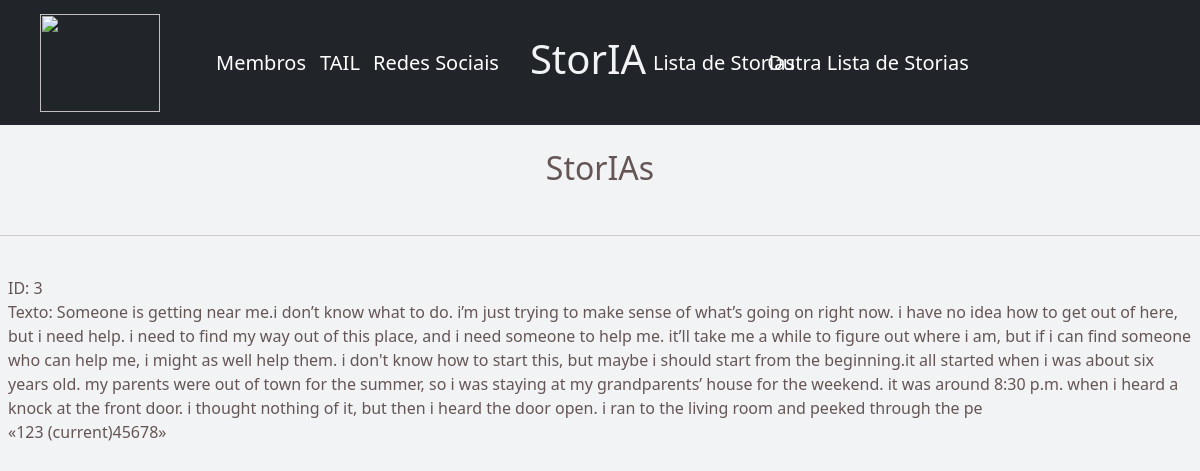
/storias/?page=3, run on the app's committed database.
### modelo/models.py (models this page shows, shortened)
class Story(models.Model):
    SIZE_CHOICES = (('Small', 50), ('Medium', 100), ('Big', 200))
    TEMPERATURE_CHOICES = (('Default', 1.0), ('Creative', 1.2), ('Very Creative', 1.5))
    example = models.TextField()
    size = models.IntegerField(choices=SIZE_CHOICES)
    temperature = models.FloatField(choices=TEMPERATURE_CHOICES)

### modelo/views.py (the view)
# urls.py: path('storias/', views.load_storia, name='storias'),
def load_storia(request):
  all_records = models.Story.objects.all()
  page = request.GET.get('page', 1)
  paginator = Paginator(all_records, 1)
  try:
    records = paginator.page(page)
  except PageNotAnInteger:
    records = paginator.page(page)
  except EmptyPage:
    records = paginator.page(page)
  return render(request, 'modelo/storias.html', {'records': records})

### modelo/templates/modelo/storias.html (shortened to what this page needs)
{% load static %}
<!doctype html>
<html lang="en">
  <head>
    <link href="https://cdn.jsdelivr.net/npm/bootstrap@5.0.1/dist/css/bootstrap.min.css" rel="stylesheet">
    <link href="{% static 'modelo/global.css' %}" type="text/css" rel="stylesheet">
  </head>
  <body>
    <nav class="navbar navbar-dark bg-dark">
      <div class="container-fluid row">
        <div class="col-2 centralize">
          <a class="navbar-brand" href="{% url 'index' %}">
              <img src="https://github.com/TailUFPB.png" alt="" width="120" height="98" class="d-inline-block align-text-top">
          </a>
        </div>
        <div class="col-1">
          <a class="navbar-brand" href="{% url 'members' %}">
              <span class="d-inline-block align-text-top">Membros</span>
          </a>
        </div>
        <div class="col-1 centralize">
          <a class="navbar-brand" href="https://aria.ci.ufpb.br/tail/">
              <span class="d-inline-block align-text-top">TAIL</span>
          </a>
        </div>
        <div class="col-1 centralize">
          <a class="navbar-brand" href="{% url 'social'%}">
              <span class="d-inline-block align-text-top">Redes Sociais</span>
          </a>
        </div>
        <div class="col centralize">
            <h1 ><a href="{% url 'index' %}">StorIA</a> </h1> <br>
        </div>
        <div class="col-1 centralize">
          <a class="navbar-brand" href="{% url 'storias' %}">
              <span class="d-inline-block align-text-top">Lista de Storias</span>
          </a>
        </div>
        <div class="col-2 centralize">
          <a class="navbar-brand" href="{% url 'storiaspage' %}">
              <span class="d-inline-block align-text-top">Outra Lista de Storias</span>
          </a>
        </div>
  </nav>
    <br>
    <div class="row centralize no-marginLR">
      <div class="col centralize">
        <h2>StorIAs</h2>
      </div>
    </div>
    <br> <hr> <br>
    <div class="row px-2 no-marginLR">
        <div class="col">
          {% for story in records %}
              ID: {{ story.id }}
              <br>
              Texto: {{ story.example }}
          {% endfor %}
          {% if records.has_other_pages %}
            <ul class="pagination">
              {% if records.has_previous %}
                <li><a href="?page={{ records.previous_page_number }}">&laquo;</a></li>
              {% else %}
                <li class="disabled"><span>&laquo;</span></li>
              {% endif %}
              {% for i in records.paginator.page_range %}
                {% if records.number == i %}
                  <li class="active"><span>{{ i }} <span class="sr-only">(current)</span></span></li>
                {% else %}
                  <li><a href="?page={{ i }}">{{ i }}</a></li>
                {% endif %}
              {% endfor %}
              {% if records.has_next %}
                <li><a href="?page={{ records.next_page_number }}">&raquo;</a></li>
              {% else %}
                <li class="disabled"><span>&raquo;</span></li>
              {% endif %}
            </ul>
          {% endif %}
        </div>
    </div>
  </body>
</html>

### modelo/static/modelo/global.css (style rules this page uses)
* { padding: 0; margin:0; box-sizing: border-box; }
:root { --white: #fff; --background: #F2F3F5; --gray-line: #DCDDE0; --text: #655555; --text-highlight: #B3B9FF; --title: #2E384D; --red: #E83F5B; --green: #4CD62B; --blue: #5965E0; --blue-dark: #4953B8; --blue-twitter: #2AA9E0; }
body { background: var(--background); color: var(--text); }
h1 { font: 400 83px, "Varela Round", sans-serif; color: var(--background); }
a { color:inherit; text-decoration: none; }
.centralize { display: flex; text-align: center; justify-content: center; }
.no-marginLR { background: rgba(255, 0, 0, 0); }

### data on the page
Story: id "3", example "Someone is getting near me.i don’t know what to do. i’m just trying to make sense of what’s going on right now. i have no idea how to get out of here, but i need help. i need to find my way out of this place, and i need someone to help me. it’ll take me a while to figure out where i am, but if i can find someone who can help me, i might as well help them. i don't know how to start this, but maybe i should start from the beginning.it all started when i was about six years old. my parents were out of town for the summer, so i was staying at my grandparents’ house for the weekend. it was around 8:30 p.m. when i heard a knock at the front door. i thought nothing of it, but then i heard the door…"

### other printed values
{{ i }} "1" "2" "4" "5" "6" "7" "8"
{{ i }} "3"
